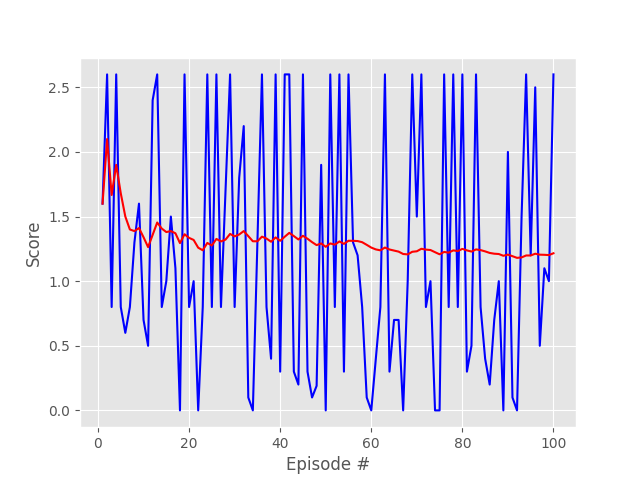

Generate this figure with Python:
# MIT License
#
# Copyright (c) 2020 Carlos M. Mateo
#
# Permission is hereby granted, free of charge, to any person obtaining a copy
# of this software and associated documentation files (the "Software"), to deal
# in the Software without restriction, including without limitation the rights
# to use, copy, modify, merge, publish, distribute, sublicense, and/or sell
# copies of the Software, and to permit persons to whom the Software is
# furnished to do so, subject to the following conditions:
#
# The above copyright notice and this permission notice shall be included in all
# copies or substantial portions of the Software.
from unityagents import UnityEnvironment
import numpy as np

import torch
import numpy as np
from collections import deque
import matplotlib.pyplot as plt
plt.style.use('ggplot')
from itertools import count

from ddpg_agent import Agent, Config

def eval_ddpg(agent, env, brain_name, num_agents, n_episodes=1000, max_t=2000, print_every=100):
    scores_deque = deque(maxlen=print_every)
    scores_hist = []
    scores_avg_hist = []
    for i_episode in range(1, n_episodes+1):
        env_info = env.reset(train_mode=False)[brain_name]     # reset the environment    
        states = env_info.vector_observations                  # get the current state (for each agent)
        scores = np.zeros(num_agents)                          # initialize the score (for each agent)        
        agent.reset()
        
        for i_step in range(max_t):
            actions = agent.act(states, add_noise=False)       # select an action (for each agent)
            env_info = env.step(actions)[brain_name]           # send all actions to tne environment
            next_states = env_info.vector_observations         # get next state (for each agent)
            rewards = env_info.rewards                         # get reward (for each agent)
            dones = env_info.local_done                        # see if episode finished
            
            scores += env_info.rewards                         # update the score (for each agent)
            states = next_states                               # roll over states to next time step
            if np.any(dones):                                  # exit loop if episode finished
                break
    
        score = scores.max()
        scores_deque.append(score)
        scores_hist.append(score)
        scores_avg_hist.append(np.mean(scores_deque))
        print('\rEpisode {}\tScore: {:.2f}\tAverage Score: {:.2f}\tMax Score: {:.2f}\tMin Score: {:.2f}'.format(
            i_episode, score, np.mean(scores_deque), np.max(scores_deque), np.min(scores_deque)), end="")
        if i_episode % print_every == 0:
            print('\rEpisode {}\tScore: {:.2f}\tAverage Score: {:.2f}\tMax Score: {:.2f}\tMin Score: {:.2f}'.format(
                i_episode, score, np.mean(scores_deque), np.max(scores_deque), np.min(scores_deque)))
            
    return scores_hist, scores_avg_hist


if __name__ == "__main__":
    
    env = UnityEnvironment(file_name='Tennis_Linux/Tennis.x86_64')

    # get the default brain
    brain_name = env.brain_names[0]
    brain = env.brains[brain_name]

    # reset the environment
    env_info = env.reset(train_mode=False)[brain_name]

    # number of agents
    num_agents = len(env_info.agents)
    print('Number of agents:', num_agents)

    # size of each action
    action_size = brain.vector_action_space_size
    print('Size of each action:', action_size)

    # size of each state 
    states = env_info.vector_observations
    state_size = states.shape[1]
    print('There are {} agents. Each observes a state with length: {}'.format(states.shape[0], state_size))

    # Agent configuration
    config = Config(num_agents)
            
    config.actor_hidden_drop = 0.4
    config.actor_hidden_units = (128, 128)

    config.critic_hidden_drop = 0.4
    config.critic_hidden_units = (128-action_size, 128)

    agent = Agent(state_size, action_size, config=config, random_seed=1234)

    agent.actor_local.load_state_dict(torch.load('checkpoint_actor.pth'))
    agent.critic_local.load_state_dict(torch.load('checkpoint_critic.pth'))

    scores, scores_avg_hist = eval_ddpg(agent, env, brain_name=brain_name, num_agents=num_agents, n_episodes=100)

    fig = plt.figure()
    ax = fig.add_subplot(111)
    plt.plot(np.arange(1, len(scores)+1), scores, 'b-')
    plt.plot(np.arange(1, len(scores)+1), scores_avg_hist, 'r-')
    plt.ylabel('Score')
    plt.xlabel('Episode #')
    plt.show()
    print('')

    env.close()
